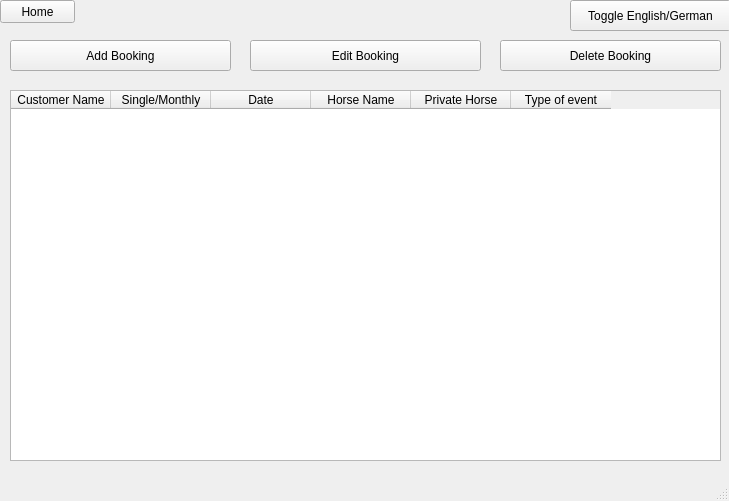
<?xml version="1.0" encoding="UTF-8"?>
<ui version="4.0">
 <class>bookings_screen</class>
 <widget class="QMainWindow" name="bookings_screen">
  <property name="geometry">
   <rect>
    <x>0</x>
    <y>0</y>
    <width>729</width>
    <height>501</height>
   </rect>
  </property>
  <property name="windowTitle">
   <string>Bookings</string>
  </property>
  <widget class="QWidget" name="centralwidget">
   <widget class="QTableWidget" name="bookings_table">
    <property name="geometry">
     <rect>
      <x>10</x>
      <y>90</y>
      <width>711</width>
      <height>371</height>
     </rect>
    </property>
    <column>
     <property name="text">
      <string>Customer Name</string>
     </property>
    </column>
    <column>
     <property name="text">
      <string>Single/Monthly</string>
     </property>
    </column>
    <column>
     <property name="text">
      <string>Date</string>
     </property>
    </column>
    <column>
     <property name="text">
      <string>Horse Name</string>
     </property>
    </column>
    <column>
     <property name="text">
      <string>Private Horse</string>
     </property>
    </column>
    <column>
     <property name="text">
      <string>Type of event</string>
     </property>
    </column>
   </widget>
   <widget class="QPushButton" name="home_button">
    <property name="geometry">
     <rect>
      <x>0</x>
      <y>0</y>
      <width>75</width>
      <height>23</height>
     </rect>
    </property>
    <property name="text">
     <string>Home</string>
    </property>
   </widget>
   <widget class="QPushButton" name="delete_booking_button">
    <property name="geometry">
     <rect>
      <x>500</x>
      <y>40</y>
      <width>221</width>
      <height>31</height>
     </rect>
    </property>
    <property name="text">
     <string>Delete Booking</string>
    </property>
   </widget>
   <widget class="QPushButton" name="add_booking_button">
    <property name="geometry">
     <rect>
      <x>10</x>
      <y>40</y>
      <width>221</width>
      <height>31</height>
     </rect>
    </property>
    <property name="text">
     <string>Add Booking</string>
    </property>
   </widget>
   <widget class="QPushButton" name="toggle_lang_button">
    <property name="geometry">
     <rect>
      <x>570</x>
      <y>0</y>
      <width>161</width>
      <height>31</height>
     </rect>
    </property>
    <property name="text">
     <string>Toggle English/German</string>
    </property>
   </widget>
   <widget class="QPushButton" name="edit_booking_button">
    <property name="geometry">
     <rect>
      <x>250</x>
      <y>40</y>
      <width>231</width>
      <height>31</height>
     </rect>
    </property>
    <property name="text">
     <string>Edit Booking</string>
    </property>
   </widget>
  </widget>
  <widget class="QMenuBar" name="menubar">
   <property name="geometry">
    <rect>
     <x>0</x>
     <y>0</y>
     <width>729</width>
     <height>21</height>
    </rect>
   </property>
  </widget>
  <widget class="QStatusBar" name="statusbar"/>
 </widget>
 <resources/>
 <connections/>
</ui>
